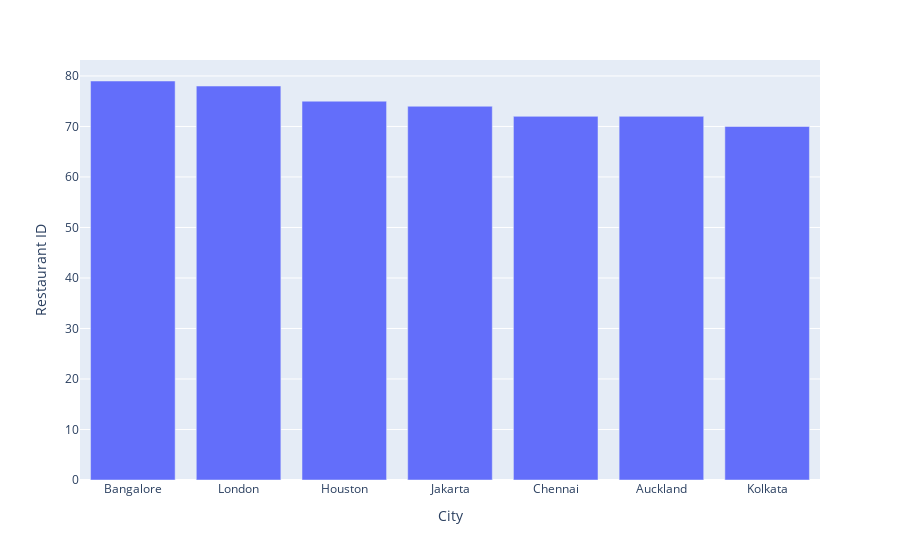

Notebook cell for this chart:
### Markdown cell above
### 2. Qual o nome da cidade que possui mais restaurantes com nota média acima de 4?

### Code cell
df2 = df1.loc[df1['Aggregate rating'] > 4, ['Restaurant ID', 'City']].groupby('City').count().sort_values(['Restaurant ID'],ascending = False)[0:7].reset_index()
px.bar(df2, x = 'City', y = 'Restaurant ID')

### Figure 1 — Plotly figure (JSON) as saved in the notebook; plotly's stock layout.template omitted (floating-point values rounded to 4 significant figures)
{"data": [{"alignmentgroup": "True", "hovertemplate": "City=%{x}<br>Restaurant ID=%{y}<extra></extra>", "legendgroup": "", "marker": {"color": "#636efa", "pattern": {"shape": ""}}, "name": "", "offsetgroup": "", "orientation": "v", "showlegend": false, "textposition": "auto", "type": "bar", "x": ["Bangalore", "London", "Houston", "Jakarta", "Chennai", "Auckland", "Kolkata"], "xaxis": "x", "y": [79, 78, 75, 74, 72, 72, 70], "yaxis": "y"}], "layout": {"autosize": true, "barmode": "relative", "legend": {"tracegroupgap": 0}, "margin": {"t": 60}, "xaxis": {"anchor": "y", "autorange": true, "domain": [0, 1], "range": [-0.5, 6.5], "title": {"text": "City"}, "type": "category"}, "yaxis": {"anchor": "x", "autorange": true, "domain": [0, 1], "range": [0, 83.16], "title": {"text": "Restaurant ID"}, "type": "linear"}}}
